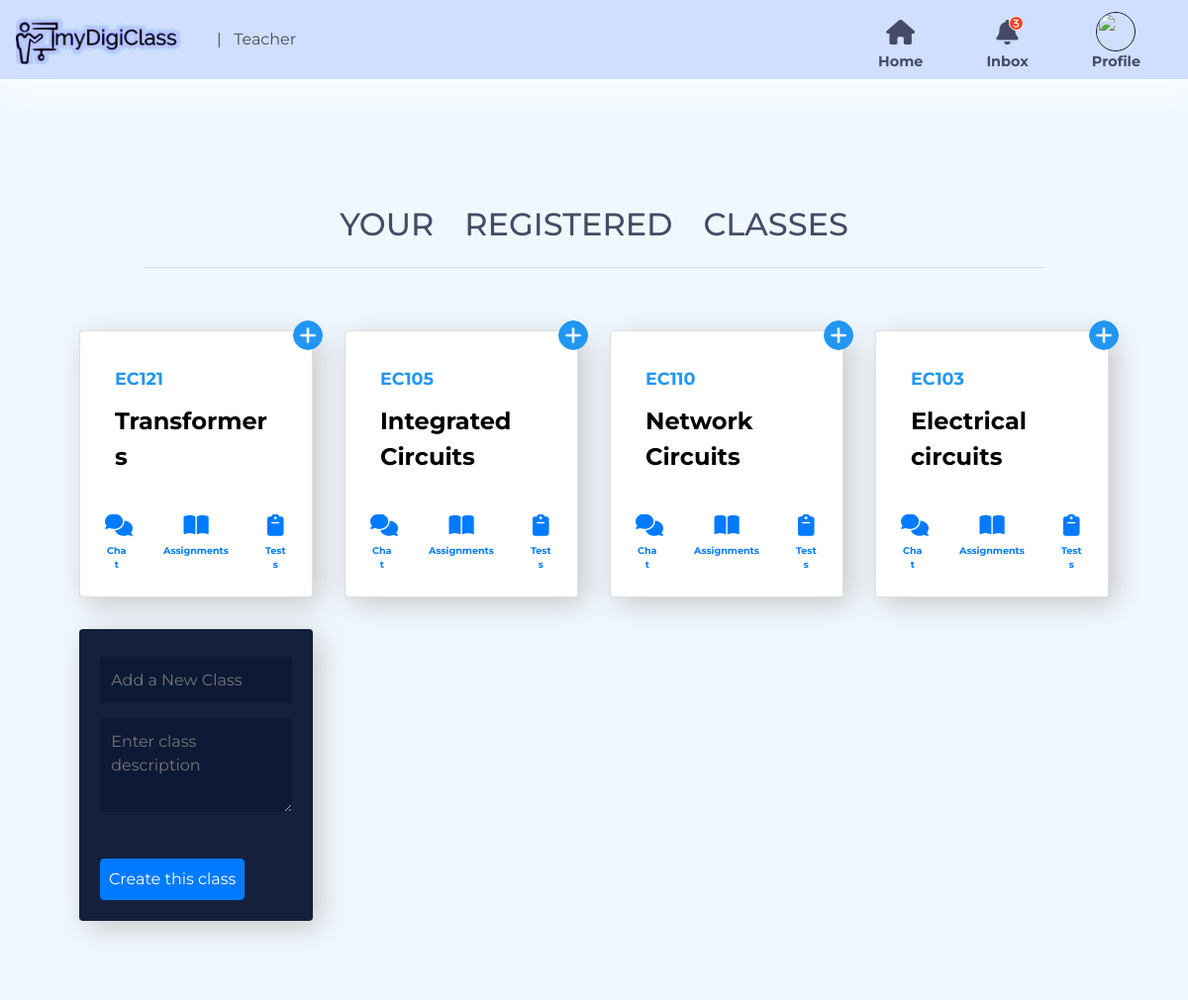
The page /Class (signed in) on the database its author committed.
### tables this page shows
CREATE TABLE class(
cls_id text PRIMARY KEY,
desc text,
creator text,
logged boolean
, c_id text);

### server.py (the view)
@app.route('/Class')
def Classs():
	if not check_session(): return redirect(url_for('login'))
	occ=session['user']['occ']
	classes=Class.allclasses(c,session['user']['user_id'])
	name=session['user']['name']
	roll=session['user']['roll']
	username=session['user']['user_id']
	clg_name=college.getCollegeName(c,session['user']['clg_id'])
	teachers=getTeachers()
	return render_template('class.html',occ=occ,classes=classes,username=username,name=name,roll=roll,clg_name=clg_name,teachers=teachers)

### Data_Models/Class.py (called while the page is built)
	@staticmethod
	def allclasses(c,user_id=None,cls_id=None):
		ids=[]
		if user_id :
			c.execute("select cls_id from urc where user_id=?",(user_id,))
			ids=c.fetchall()
		else:
			ids=[(cls_id,)]
		ls=[]
		for i in ids:
			c.execute("select * from class where cls_id=?",i)
			k=c.fetchone()
			c.execute("select user_id from urc where cls_id=?",i)
			sz=len(c.fetchall())-1
			ls.append({'cls_id':k[0].split("_")[1],'desc':k[1],'creator':k[2],'participants':sz})
		if cls_id:
			ls=ls[0]
		if type(ls)==type([]):
			print(ls)
			return reversed(ls)
		return ls

	@staticmethod
	def getTeacherClasses(c,c_id):
		c.execute("select cls_id,desc from class where c_id=?",(c_id,))
		cs=c.fetchall()
		ls=[]
		for cl in cs :
			ls.append({'cls_id':cl[0].split("_")[1],'desc':cl[1]})
		return ls

### Data_Models/College.py (called while the page is built)
	@staticmethod
	def getCollegeName(c,clg_id):
		c.execute("select name from college where clg_id=?",(clg_id,))
		l=c.fetchone()
		return l[0]

### Data_Models/User.py (called while the page is built)
	@staticmethod
	def getTeachers(c,clg_id):
		c.execute("select user_id,name from user where clg_id=? and occ='teacher'",(clg_id,))
		ts = c.fetchall()
		ls=[]
		for t in ts:
			ls.append({'user_id':t[0],'name':t[1]})
		return ls

### server.py (called while the page is built)
def check_session():
	if 'user' in session:
		return True
	return False

def getTeachers():
	teachers = user.getTeachers(c,session['user']['clg_id'])
	ls=[]
	for t in teachers:
		d={}
		d['name']=t['name']
		d['user_id']=t['user_id']
		d['classes']=getTeacherClasses(t['user_id'])
		ls.append(d)
	print(ls)
	return ls

def getTeacherClasses(uid):
	classes=Class.getTeacherClasses(c,uid)
	return classes

### Template/class.html (shortened to what this page needs)
<!DOCTYPE html>
<html>
<head>
	<link rel="stylesheet" href="https://stackpath.bootstrapcdn.com/bootstrap/4.5.0/css/bootstrap.min.css">
  <link rel="stylesheet" href="../static/css/view.css">
</head>
<body onload="onload()">
	<nav class="navbar-home navbar navbar-expand-lg">
		<a class="navbar-brand" href="#" style="font-size:x-large;"><img src="../static/icons/logo_blue.png" alt="" height="50px" >
		</a>
		<span class="position"> | &nbsp;
			{% if occ=="teacher" %}
			Teacher
			{% else %}
			Student
			{% endif %}
		</span>
		<div class="panel navbar-expand-md" id="navbarSupportedContent">
			<ul class="navbar-nav ml-auto">
				<li class="nav-item">
					<i class="fas fa-home fa-2x home-icon"></i>
					<a href="/Class" class="icon-caption">Home</a>
				</li>
				<li class="nav-item" style="position: relative;">
						<i class="fas fa-2x notify-count animate-192406">3</i>
					<i class="fas fa-2x fa-bell"></i>
					<p class="icon-caption">Inbox</p>
				</li>
				<li class="nav-item" id="icon-profile">
					<img id="avatar" src="getImg" alt="">
					<p class="icon-caption">Profile</p>
				</li>
			</ul>
		</div>
	</nav>
	<div class="pad" style="height: 2rem; width: 100%;"></div>
<div class="container-fluid content">
			<div class="title">
				<h2 class="title-text">your registered classes</h2>
			</div>
			<hr class="ruler">
			<div class="classes"  >
			{% for class in classes %}
			<div class="card class-view" id="scr">
				{% if occ=="teacher"%}
				<div class="create">
					<div class="icon-create">
						<img src="../static/icons/add.png" alt="">
					</div>
				</div>
				{% endif %}
				<div class="card-body">
					<div class="card-title">
						<div>
							<a class="class_id"href="#">{{ class.cls_id }}</a>
						</div>
					</div>
				<p class="class-name">{{ class.desc }}</p>
				<br>
				<div class="options">
					<div class="row">
						<div class="col-lg-3 col-md-3 col-sm-4 col-xs-3 icon-shelf"><a href="{{ url_for('chats',cls_id = class.cls_id) }}" class="icon-card">
							<i class="fas fa-2x fa-comments"></i>
							<p class="icon-caption icon-options-caption text-primary">Chat</p>
						</a>
						</div>
						<div class="col-lg-6 col-md-6 col-sm-4 col-xs-6 icon-shelf">
							<a href="/viewAss?cls_id={{ class.cls_id }}" class="icon-card">
								<i class="fas fa-2x fa-book-open"></i>
								<p class="icon-caption icon-options-caption text-primary">Assignments</p>
						</a>
						</div>
						<div class="col-lg-3 col-md-3 col-sm-4 col-xs-3 icon-shelf"><a href="/view_test?cls_id={{ class.cls_id }}" class="icon-card">
							<i class="fas fa-2x fa-clipboard"></i>
							<p class="icon-caption icon-options-caption text-primary">Tests</p>
						</a>
						</div>
					</div>
				</div>
				</div>
			</div>
			{% endfor %}
			<div class="card class-view join-class" id="scr">
				<div class="card-body">
					<form action="/add_class" method="post">
						{% if occ!="teacher" %}
						<input class="card-input" type="text" name="cls_code" id="cls_code" placeholder="Join a New Class" required="True" onkeyup="check_classavail('s')" autocomplete="off">
						<div id="print">
						</div>
						<input type="submit" name="" value="Join this class" class="btn btn-primary create-card-btn">
						{% else %}
						<input class="card-input" type="text" name="cls_code" id="cls_code" placeholder="Add a New Class" required="True" autocomplete="off" onkeyup="check_classavail('t')">
						<textarea class="card-input" name="desc" placeholder="Enter class description" id="exampleFormControlTextarea1" rows="3"></textarea>
						<br>
						<input type="submit" name="" value="Create this class" class=" btn btn-primary create-card-btn">
						{% endif %}
						</form>
				</div>
			</div>
</div>
</div>
</body>
</html>

### static/css/view.css (style rules this page uses)
* { box-sizing: border-box; font-family: 'Montserrat', sans-serif; overflow-x: hidden; }
body { z-index: -999; }
.navbar-nav { max-height: 6rem; }
.position { color: #454B66; font-size: 1rem; }
.panel { display: inline; margin-left: auto; }
.navbar-home { position: fixed; z-index: 1000; background-color: #d0dfff; height: 5rem; max-height: 5rem; width: 100%; overflow: visible; box-shadow: 7px 7px 40px #fff; }
.navbar-brand img { filter: contrast(300%); }
.nav-item { font-size: 1rem; color: #454B66; padding-top: 1.2em; margin: 0 2em 0 2em; display: flex; flex-direction: column; justify-content: center; }
#icon-profile img { margin: auto; }
.icon-caption { text-align: center; color: #454B66; font-size: .9em; font-weight: bold; padding-top:0; margin-bottom: .8rem; }
.fa-2x { font-size: 1.6em; margin: auto; }
.panel .navbar-nav .nav-item .notify-count { padding-left: 3.3px; padding-top: 2.3px; font-size: 9px; color: #fff; background-color: #F4442E; top: 2.5em; right: .5em; position: absolute; width: 15px; height: 15px; border-radius: 50%; border: 1px solid #fff; }
#avatar { height: 40px; width: 40px; border: 1px solid #14213D; border-radius: 50%; }
body { background-color: #f0f8ff; }
.title { text-align: center; font-size: 28px; text-transform: uppercase; word-spacing: .8em; color: #454B66; font-weight: bolder; }
.ruler { max-width: 80%; padding: .9em; padding-bottom: 0; }
.content { margin-top: 8em; background-color: #f0f8ff; width: 100%; height: 100%; padding: 3em; }
.classes { padding : 1em; display: grid; grid-template-columns: repeat(auto-fill, minmax(250px, 1fr)); }
.class-view { background-color: #fff; margin: 1em; box-shadow: 7px 7px 30px #c7c7c7; overflow: visible; }
.class_id { font-size: 1.1rem; font-weight: bold; color: #2196F3; }
.card-title { margin-top: 15px; padding: 0 15px; }
.class-name { padding: 0 15px; font-size: 1.5rem; color: #000; font-weight: bold; }
.animate-192406 { animation-name: swing; animation-duration: .8s; animation-delay: 0s; animation-iteration-count: infinite; animation-direction: normal; animation-timing-function: ease; animation-fill-mode: forwards; }
.options { padding: 0 5px; }
.icon-shelf { text-align: center; height: 3.9rem; overflow: hidden; }
.icon-card { width: 100%; height: 100%; text-decoration: none; overflow:hidden; }
.icon-card i { font-size: 1.4rem; transition: ease-in; transition-duration: .1s; }
.icon-card p { margin: auto; font-size: .6em; transition: ease-in; transition-duration: .1s; }
.card-input { position: relative; margin: .5em 0; padding: .7em; width: 100%; background-color: #0d1a36; color: #e5e5e5; border: none; }
.join-class { background-color: #14213D; opacity: 1; }
.create-card-btn { text-align: center; margin: auto; color: #fff; padding: .5em; }
.create { position: absolute; top: -1rem; right: -1rem; width: 10rem; height: 4rem; padding:0; overflow: hidden; }
.icon-create { position: absolute; top: 5px; right:5px; border-radius: 50%; overflow-y: hidden; }
.icon-create img { height: 30px; width: 30px; transition:ease; transition-duration: .5s; }

### rows shown on the page
class: cls_id "EC121", desc "Transformers"
class: cls_id "EC105", desc "Integrated Circuits"
class: cls_id "EC110", desc "Network Circuits"
class: cls_id "EC103", desc "Electrical circuits"
